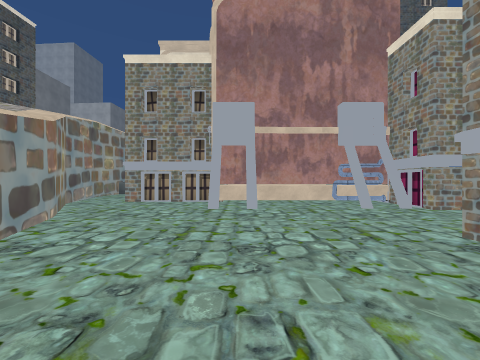
view 1 (above)

24 first-person views from a walk through a scene from a Unity 3-D project. The camera is 1.3 m above the floor, looks level and sees 90° across. The floor is counted in squares, 2.06 m on a side. Each view is taken from the middle of a square. On the plan, view 1 faces up. The plan holds only what a view shows up to about 9 squares ahead; the rest is blank. The place goes on beyond the plan. The player is left out. Some surface patterns are stand-ins.

view 2
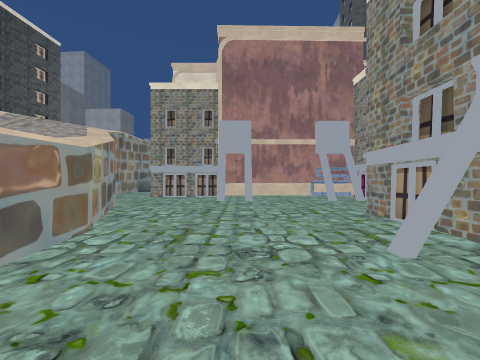

view 3
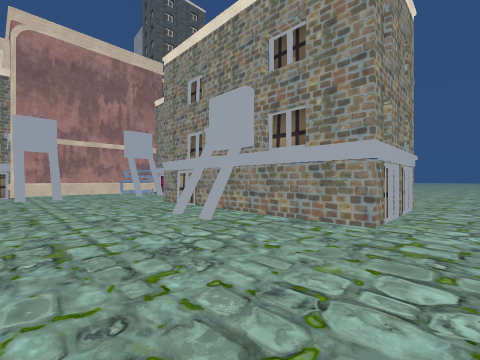

view 4
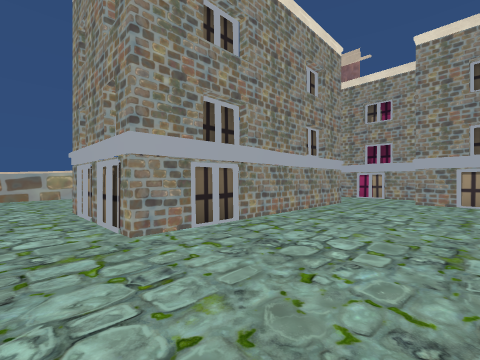

view 5
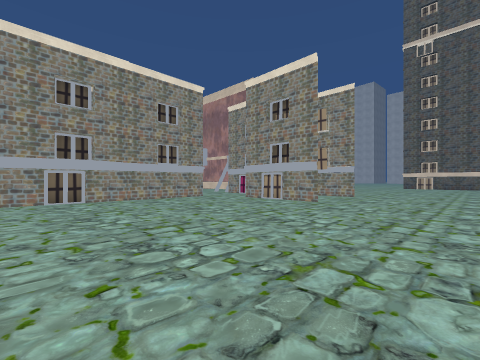

view 6
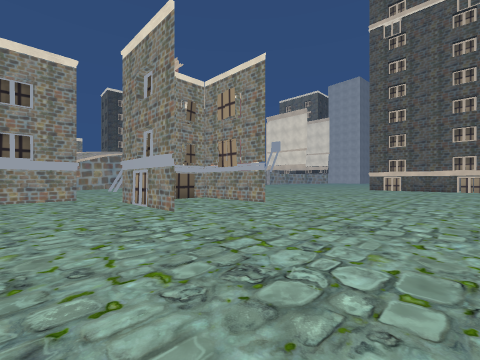

view 7
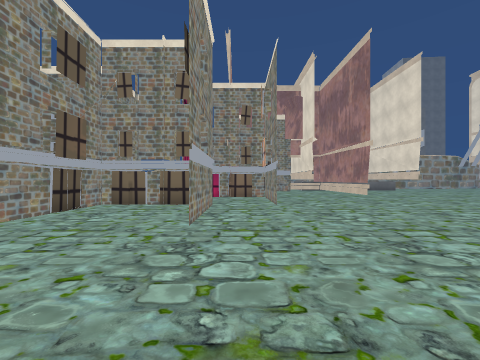

view 8
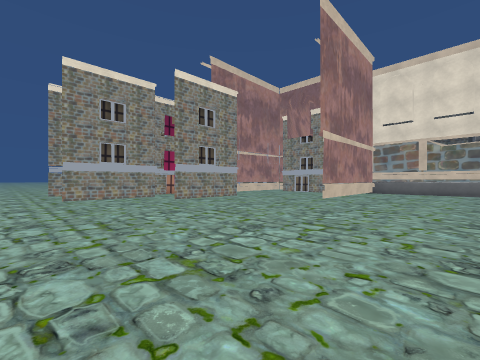

view 9
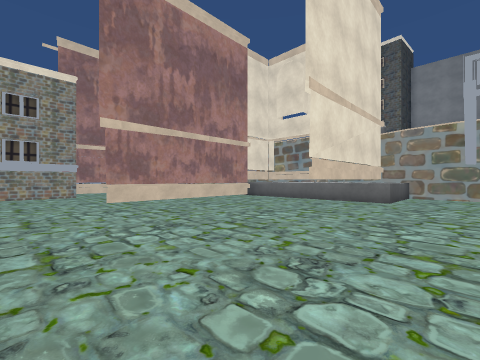

view 10
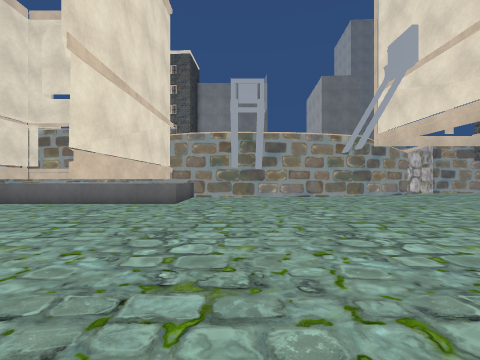

view 11
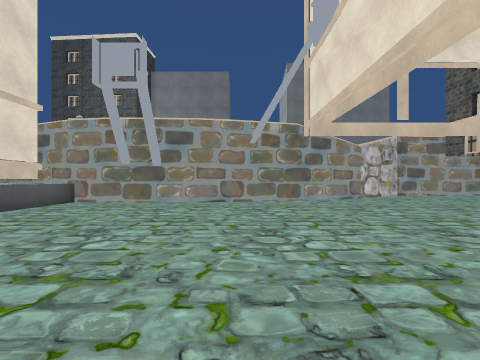

view 12
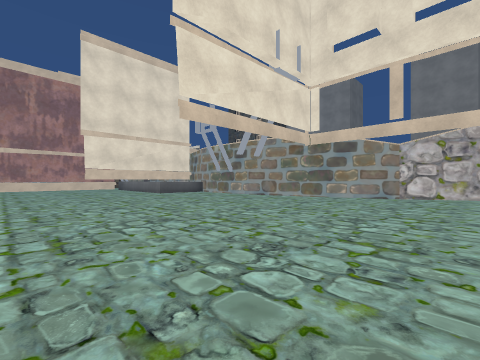

view 13
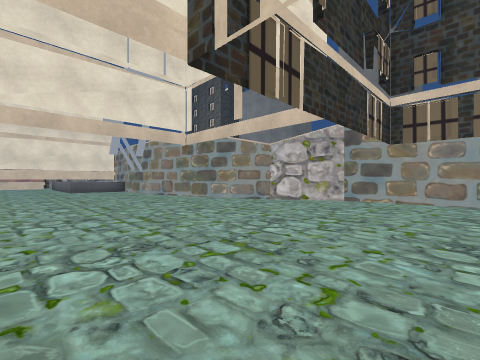

view 14
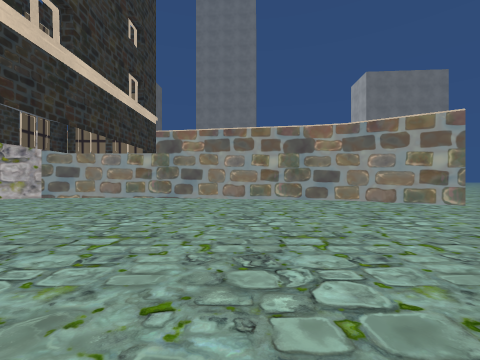

view 15
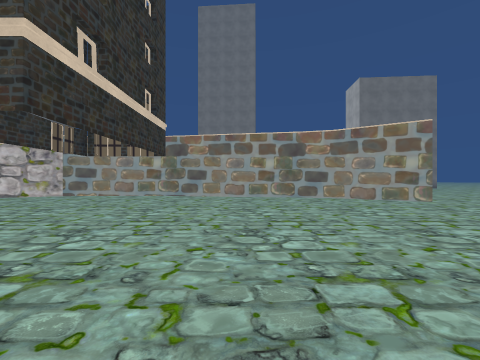

view 16
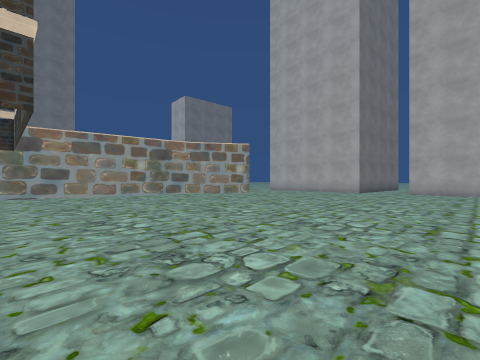

view 17
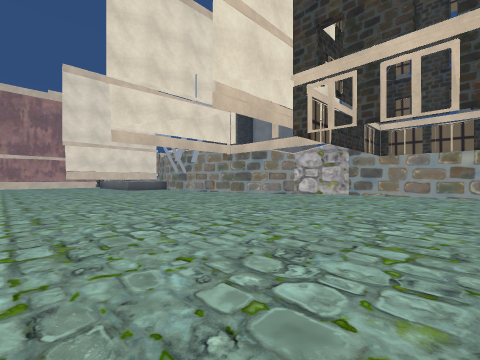

view 18
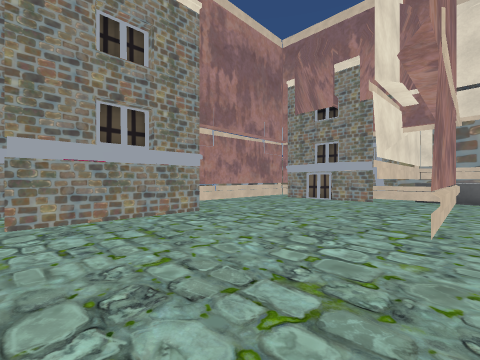

view 19
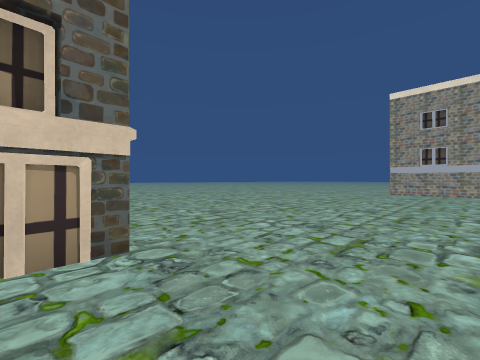

view 20
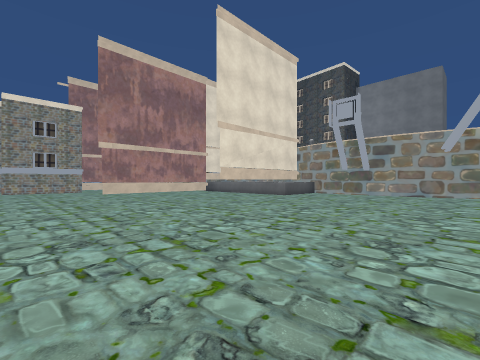

view 21
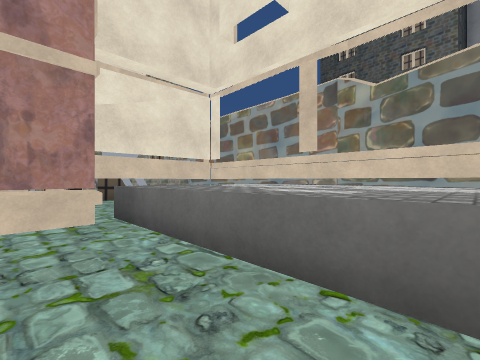

view 22
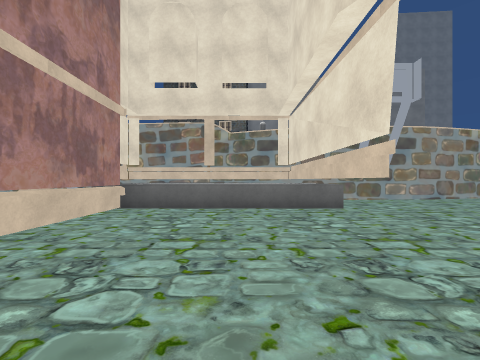

view 23
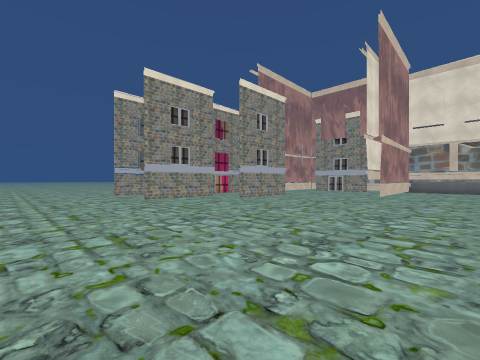

view 24
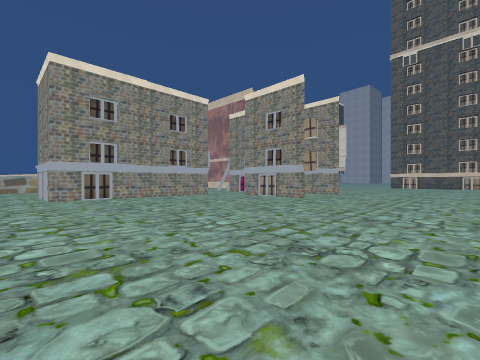

### Floor plan
Key: @ floor where view 1 was taken; # wall or solid block; . floor; / step, stairs or slope; = window, fence, low wall or low ledge; ^ raised ledge; v drop or lower ground; P pipe; O other object.
Columns run from 7 left of view 1 to 14 right of it. Each row starts with its distance up from view 1.
 41   ..    ....
 40   ...  .....
 39    #........
 38   # ........
 37  ##.........
 36  #..........
 35  #..........
 34  #..........
 33  #..........
 32  #..........
 31 #...........
 30 #...........
 29 #...........
 28 # ..........
 27  #..........
 26  #..........
 25   #.........
 24   #.........
 23   #.........
 22    #...........
 21    #...........
 20    #...........
 19    #...........
 18    #............##
 17    #.............#
 16    v==###............
 15    v^^................
 14   /v^^................
 13   vv^^................
 12   vv^^.#####..........
 11   v=^^###.............
 10     ###...............
  9     ###...............
  8   /.###....###........
  7   /.#O####PO..........
  6  ///...O..PO..###.....
  5  ///.......####.......
  4  /// .........O.......
  3   ///......O..#O#.....
  2     //....###.........
  1      /....###.........
  0      /.@.O###.........
 -1       ...O###.........
 -2       ....# O.........
 -3       ....###.........
 -4       ................

Where each view was taken, in squares from view 1:
view 1: 0 up, 0 right, facing up
view 2: 2 down, 0 right, facing up
view 3: 4 down, 1 left, facing up-right
view 4: 4 down, 8 right, facing up-left
view 5: 3 down, 13 right, facing up-left
view 6: 1 up, 14 right, facing up-left
view 7: 7 up, 13 right, facing left
view 8: 15 up, 11 right, facing down-left
view 9: 18 up, 6 right, facing down-left
view 10: 18 up, 5 right, facing left
view 11: 21 up, 3 right, facing left
view 12: 27 up, 4 right, facing down-left
view 13: 30 up, 1 right, facing down-left
view 14: 34 up, 2 right, facing left
view 15: 34 up, 3 right, facing left
view 16: 31 up, 4 right, facing up-left
view 17: 31 up, 4 right, facing down-left
view 18: 12 up, 7 right, facing down-left
view 19: 18 up, 7 right, facing down-right
view 20: 22 up, 7 right, facing down-left
view 21: 15 up, 0 right, facing down-left
view 22: 14 up, 4 right, facing left
view 23: 14 up, 13 right, facing down-left
view 24: 4 down, 14 right, facing up-left
